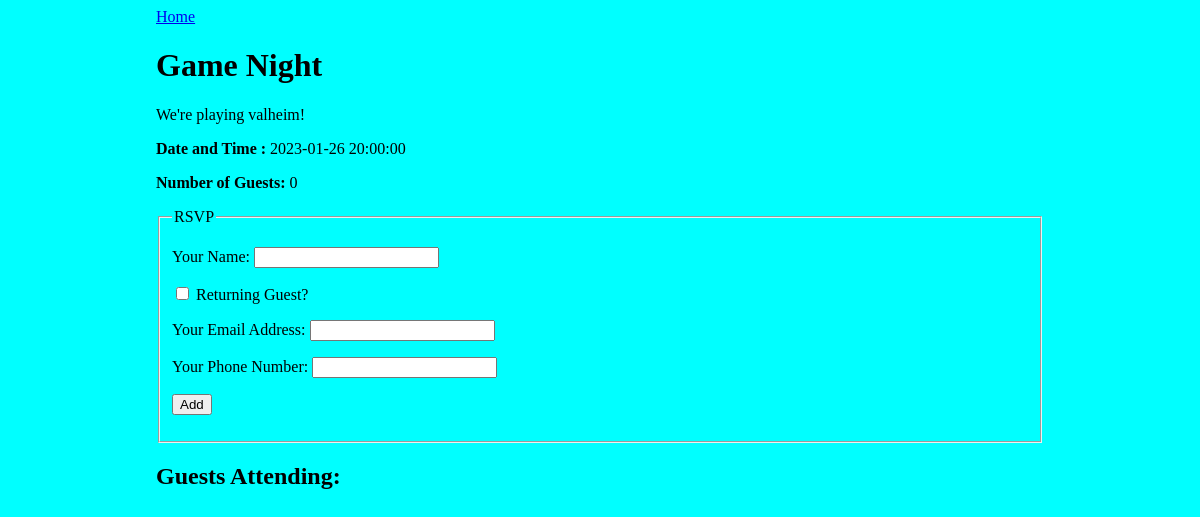
/event/2, run on an earlier commit of the app's database.
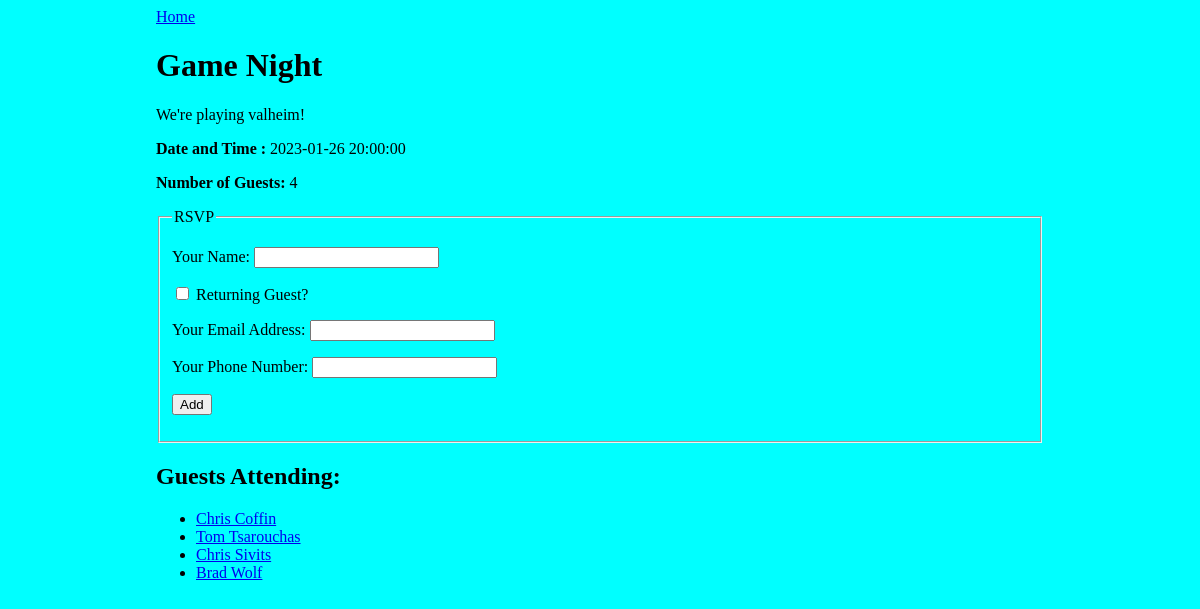
And on a later commit of the database.
### events_app/models.py (models this page shows, shortened)
class Event(db.Model):
    id = db.Column(db.Integer, primary_key=True)
    title = db.Column(db.String(50), nullable=False)
    description = db.Column(db.String(250))
    date_and_time = db.Column(db.DateTime)
    guests = db.relationship('Guest', secondary='guest_event', back_populates='events_attending')

class Guest(db.Model):
    id = db.Column(db.Integer, primary_key=True)
    name = db.Column(db.String(50), nullable=False)
    email = db.Column(db.String(80), nullable=False)
    phone = db.Column(db.String(10), nullable=False)
    events_attending = db.relationship('Event', secondary='guest_event', back_populates='guests')

### events_app/routes.py (the view)
@main.route('/event/<event_id>', methods=['GET'])
def event_detail(event_id):
    event = Event.query.get(event_id)
    return render_template('event_detail.html', event = event)

### events_app/templates/event_detail.html (shortened to what this page needs)
{% extends 'base.html' %}
{% block content %}
<a href="/">Home</a>
<h1>{{ event.title }}</h1>
<p>{{ event.description }}</p>
<p><strong>Date and Time :</strong> {{ event.date_and_time }}</p>
<p><strong>Number of Guests:</strong> {{ event.guests|length }}</p>
<form method="POST">
    <fieldset>
        <legend>RSVP</legend>
        <p>
            <label>
                Your Name:
                <input type="text" name="guest_name">
            </label>
        </p>
        <p>
            <label>
                <input type="checkbox" name="returning" onchange="returningGuestChanged(this.checked)">
                Returning Guest?
            </label>
        </p>
        <div id="new-guest-info">
            <p>
                <label>
                    Your Email Address:
                    <input type="email" name="email">
                </label>
            </p>
            <p>
                <label>
                    Your Phone Number:
                    <input type="phone" name="phone">
                </label>
            </p>
        </div>
        <p>
            <input type="submit" name="submit" value="Add">
        </p>
    </fieldset>
</form>
<h2>Guests Attending:</h2>
<ul>
    {% for guest in event.guests %}
        <li><a href="/guest/{{ guest.id }}">{{ guest.name }}</a></li>
    {% endfor %}
</ul>
{% endblock %}

### events_app/templates/base.html (shortened to what this page needs)
<!DOCTYPE html>
<html>
    <head>
        <link rel="stylesheet" href="/static/style.css">
    </head>
    <body>
        <div id="content">
            {% block content %}{% endblock %}
        </div>
    </body>
</html>

### events_app/static/style.css (style rules this page uses)
body { display: flex; justify-content: center; background-color: aqua; }
#content { width: 75%; }

What changed in the data, as far as the page shows it:
added Guest: name "Chris Coffin"
added Guest: name "Tom Tsarouchas"
added Guest: name "Chris Sivits"
added Guest: name "Brad Wolf"
Also different on the page:
{{ event.guests|length }}: "0" → "4"
